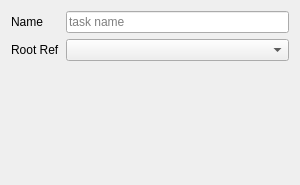
<?xml version="1.0" encoding="UTF-8"?>
<ui version="4.0">
 <class>Form</class>
 <widget class="QWidget" name="Form">
  <property name="geometry">
   <rect>
    <x>0</x>
    <y>0</y>
    <width>300</width>
    <height>185</height>
   </rect>
  </property>
  <property name="windowTitle">
   <string>Form</string>
  </property>
  <layout class="QFormLayout" name="formLayout">
   <item row="0" column="0">
    <widget class="QLabel" name="nameLabel">
     <property name="sizePolicy">
      <sizepolicy hsizetype="Preferred" vsizetype="Preferred">
       <horstretch>0</horstretch>
       <verstretch>0</verstretch>
      </sizepolicy>
     </property>
     <property name="text">
      <string>Name</string>
     </property>
    </widget>
   </item>
   <item row="0" column="1">
    <widget class="QLineEdit" name="nameLineEdit">
     <property name="sizePolicy">
      <sizepolicy hsizetype="Preferred" vsizetype="Preferred">
       <horstretch>0</horstretch>
       <verstretch>0</verstretch>
      </sizepolicy>
     </property>
     <property name="text">
      <string/>
     </property>
     <property name="placeholderText">
      <string>task name</string>
     </property>
    </widget>
   </item>
   <item row="1" column="0">
    <widget class="QLabel" name="rootRefLabel">
     <property name="text">
      <string>Root Ref</string>
     </property>
    </widget>
   </item>
   <item row="1" column="1">
    <widget class="QComboBox" name="rootRefComboBox"/>
   </item>
  </layout>
 </widget>
 <resources/>
 <connections/>
</ui>
